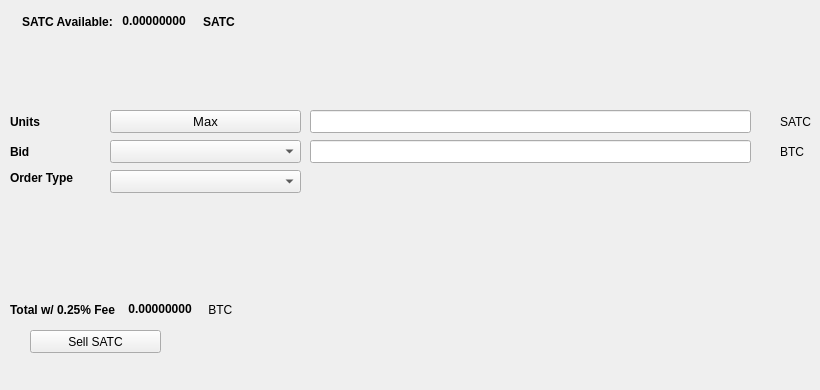
   <widget class="QWidget" name="SellTab">
    <attribute name="title">
     <string>Sell</string>
    </attribute>
    <widget class="QLabel" name="label_16">
     <property name="geometry">
      <rect>
       <x>780</x>
       <y>140</y>
       <width>31</width>
       <height>23</height>
      </rect>
     </property>
     <property name="text">
      <string>BTC</string>
     </property>
    </widget>
    <widget class="QComboBox" name="SellBidcomboBox">
     <property name="geometry">
      <rect>
       <x>110</x>
       <y>140</y>
       <width>191</width>
       <height>23</height>
      </rect>
     </property>
     <property name="font">
      <font>
       <pointsize>10</pointsize>
      </font>
     </property>
    </widget>
    <widget class="QLabel" name="label_18">
     <property name="geometry">
      <rect>
       <x>10</x>
       <y>110</y>
       <width>46</width>
       <height>23</height>
      </rect>
     </property>
     <property name="font">
      <font>
       <weight>75</weight>
       <bold>true</bold>
      </font>
     </property>
     <property name="text">
      <string>Units</string>
     </property>
    </widget>
    <widget class="QPushButton" name="Sell_Max_Amount">
     <property name="geometry">
      <rect>
       <x>110</x>
       <y>110</y>
       <width>191</width>
       <height>23</height>
      </rect>
     </property>
     <property name="font">
      <font>
       <pointsize>10</pointsize>
      </font>
     </property>
     <property name="text">
      <string>Max</string>
     </property>
    </widget>
    <widget class="QLabel" name="label_20">
     <property name="geometry">
      <rect>
       <x>10</x>
       <y>170</y>
       <width>91</width>
       <height>16</height>
      </rect>
     </property>
     <property name="font">
      <font>
       <weight>75</weight>
       <bold>true</bold>
      </font>
     </property>
     <property name="text">
      <string>Order Type</string>
     </property>
    </widget>
    <widget class="QComboBox" name="SellOrdertypeCombo">
     <property name="geometry">
      <rect>
       <x>110</x>
       <y>170</y>
       <width>191</width>
       <height>23</height>
      </rect>
     </property>
     <property name="font">
      <font>
       <pointsize>10</pointsize>
      </font>
     </property>
    </widget>
    <widget class="QLabel" name="label_21">
     <property name="geometry">
      <rect>
       <x>10</x>
       <y>140</y>
       <width>46</width>
       <height>23</height>
      </rect>
     </property>
     <property name="font">
      <font>
       <weight>75</weight>
       <bold>true</bold>
      </font>
     </property>
     <property name="text">
      <string>Bid</string>
     </property>
    </widget>
    <widget class="QLabel" name="label_22">
     <property name="geometry">
      <rect>
       <x>780</x>
       <y>110</y>
       <width>31</width>
       <height>23</height>
      </rect>
     </property>
     <property name="text">
      <string>SATC</string>
     </property>
    </widget>
    <widget class="QLineEdit" name="UnitsInputSATC">
     <property name="geometry">
      <rect>
       <x>310</x>
       <y>110</y>
       <width>441</width>
       <height>23</height>
      </rect>
     </property>
     <property name="font">
      <font>
       <pointsize>9</pointsize>
       <weight>75</weight>
       <bold>true</bold>
      </font>
     </property>
    </widget>
    <widget class="QLineEdit" name="SellBidPriceEdit">
     <property name="geometry">
      <rect>
       <x>310</x>
       <y>140</y>
       <width>441</width>
       <height>23</height>
      </rect>
     </property>
     <property name="font">
      <font>
       <pointsize>9</pointsize>
       <weight>75</weight>
       <bold>true</bold>
      </font>
     </property>
    </widget>
    <widget class="QPushButton" name="SellSATCBTN">
     <property name="geometry">
      <rect>
       <x>30</x>
       <y>330</y>
       <width>131</width>
       <height>23</height>
      </rect>
     </property>
     <property name="text">
      <string>Sell SATC</string>
     </property>
     <property name="icon">
      <iconset resource="../satc">
       <normaloff>:/icons/bitcoin</normaloff>:/icons/bitcoin</iconset>
     </property>
    </widget>
    <widget class="QWidget" name="layoutWidget3">
     <property name="geometry">
      <rect>
       <x>22</x>
       <y>12</y>
       <width>258</width>
       <height>19</height>
      </rect>
     </property>
     <layout class="QHBoxLayout" name="horizontalLayout">
      <item>
       <widget class="QLabel" name="label232_2">
        <property name="font">
         <font>
          <weight>75</weight>
          <bold>true</bold>
         </font>
        </property>
        <property name="text">
         <string>SATC Available:</string>
        </property>
       </widget>
      </item>
      <item>
       <widget class="QLabel" name="SATCAvailableLabel">
        <property name="palette">
         <palette>
          <active>
           <colorrole role="WindowText">
            <brush brushstyle="SolidPattern">
             <color alpha="255">
              <red>0</red>
              <green>0</green>
              <blue>0</blue>
             </color>
            </brush>
           </colorrole>
           <colorrole role="Button">
            <brush brushstyle="SolidPattern">
             <color alpha="255">
              <red>0</red>
              <green>170</green>
              <blue>0</blue>
             </color>
            </brush>
           </colorrole>
           <colorrole role="Light">
            <brush brushstyle="SolidPattern">
             <color alpha="255">
              <red>0</red>
              <green>255</green>
              <blue>0</blue>
             </color>
            </brush>
           </colorrole>
           <colorrole role="Midlight">
            <brush brushstyle="SolidPattern">
             <color alpha="255">
              <red>0</red>
              <green>212</green>
              <blue>0</blue>
             </color>
            </brush>
           </colorrole>
           <colorrole role="Dark">
            <brush brushstyle="SolidPattern">
             <color alpha="255">
              <red>0</red>
              <green>85</green>
              <blue>0</blue>
             </color>
            </brush>
           </colorrole>
           <colorrole role="Mid">
            <brush brushstyle="SolidPattern">
             <color alpha="255">
              <red>0</red>
              <green>113</green>
              <blue>0</blue>
             </color>
            </brush>
           </colorrole>
           <colorrole role="Text">
            <brush brushstyle="SolidPattern">
             <color alpha="255">
              <red>0</red>
              <green>170</green>
              <blue>0</blue>
             </color>
            </brush>
           </colorrole>
           <colorrole role="BrightText">
            <brush brushstyle="SolidPattern">
             <color alpha="255">
              <red>255</red>
              <green>255</green>
              <blue>255</blue>
             </color>
            </brush>
           </colorrole>
           <colorrole role="ButtonText">
            <brush brushstyle="SolidPattern">
             <color alpha="255">
              <red>0</red>
              <green>0</green>
              <blue>0</blue>
             </color>
            </brush>
           </colorrole>
           <colorrole role="Base">
            <brush brushstyle="SolidPattern">
             <color alpha="255">
              <red>255</red>
              <green>255</green>
              <blue>255</blue>
             </color>
            </brush>
           </colorrole>
           <colorrole role="Window">
            <brush brushstyle="SolidPattern">
             <color alpha="255">
              <red>0</red>
              <green>170</green>
              <blue>0</blue>
             </color>
            </brush>
           </colorrole>
           <colorrole role="Shadow">
            <brush brushstyle="SolidPattern">
             <color alpha="255">
              <red>0</red>
              <green>0</green>
              <blue>0</blue>
             </color>
            </brush>
           </colorrole>
           <colorrole role="AlternateBase">
            <brush brushstyle="SolidPattern">
             <color alpha="255">
              <red>127</red>
              <green>212</green>
              <blue>127</blue>
             </color>
            </brush>
           </colorrole>
           <colorrole role="ToolTipBase">
            <brush brushstyle="SolidPattern">
             <color alpha="255">
              <red>255</red>
              <green>255</green>
              <blue>220</blue>
             </color>
            </brush>
           </colorrole>
           <colorrole role="ToolTipText">
            <brush brushstyle="SolidPattern">
             <color alpha="255">
              <red>0</red>
              <green>0</green>
              <blue>0</blue>
             </color>
            </brush>
           </colorrole>
          </active>
          <inactive>
           <colorrole role="WindowText">
            <brush brushstyle="SolidPattern">
             <color alpha="255">
              <red>0</red>
              <green>0</green>
              <blue>0</blue>
             </color>
            </brush>
           </colorrole>
           <colorrole role="Button">
            <brush brushstyle="SolidPattern">
             <color alpha="255">
              <red>0</red>
              <green>170</green>
              <blue>0</blue>
             </color>
            </brush>
           </colorrole>
           <colorrole role="Light">
            <brush brushstyle="SolidPattern">
             <color alpha="255">
              <red>0</red>
              <green>255</green>
              <blue>0</blue>
             </color>
            </brush>
           </colorrole>
           <colorrole role="Midlight">
            <brush brushstyle="SolidPattern">
             <color alpha="255">
              <red>0</red>
              <green>212</green>
              <blue>0</blue>
             </color>
            </brush>
           </colorrole>
           <colorrole role="Dark">
            <brush brushstyle="SolidPattern">
             <color alpha="255">
              <red>0</red>
              <green>85</green>
              <blue>0</blue>
             </color>
            </brush>
           </colorrole>
           <colorrole role="Mid">
            <brush brushstyle="SolidPattern">
             <color alpha="255">
              <red>0</red>
              <green>113</green>
              <blue>0</blue>
             </color>
            </brush>
           </colorrole>
           <colorrole role="Text">
            <brush brushstyle="SolidPattern">
             <color alpha="255">
              <red>0</red>
              <green>170</green>
              <blue>0</blue>
             </color>
            </brush>
           </colorrole>
           <colorrole role="BrightText">
            <brush brushstyle="SolidPattern">
             <color alpha="255">
              <red>255</red>
              <green>255</green>
              <blue>255</blue>
             </color>
            </brush>
           </colorrole>
           <colorrole role="ButtonText">
            <brush brushstyle="SolidPattern">
             <color alpha="255">
              <red>0</red>
              <green>0</green>
              <blue>0</blue>
             </color>
            </brush>
           </colorrole>
           <colorrole role="Base">
            <brush brushstyle="SolidPattern">
             <color alpha="255">
              <red>255</red>
              <green>255</green>
              <blue>255</blue>
             </color>
            </brush>
           </colorrole>
           <colorrole role="Window">
            <brush brushstyle="SolidPattern">
             <color alpha="255">
              <red>0</red>
              <green>170</green>
              <blue>0</blue>
             </color>
            </brush>
           </colorrole>
           <colorrole role="Shadow">
            <brush brushstyle="SolidPattern">
             <color alpha="255">
              <red>0</red>
              <green>0</green>
              <blue>0</blue>
             </color>
            </brush>
           </colorrole>
           <colorrole role="AlternateBase">
            <brush brushstyle="SolidPattern">
             <color alpha="255">
              <red>127</red>
              <green>212</green>
              <blue>127</blue>
             </color>
            </brush>
           </colorrole>
           <colorrole role="ToolTipBase">
            <brush brushstyle="SolidPattern">
             <color alpha="255">
              <red>255</red>
              <green>255</green>
              <blue>220</blue>
             </color>
            </brush>
           </colorrole>
           <colorrole role="ToolTipText">
            <brush brushstyle="SolidPattern">
             <color alpha="255">
              <red>0</red>
              <green>0</green>
              <blue>0</blue>
             </color>
            </brush>
           </colorrole>
          </inactive>
          <disabled>
           <colorrole role="WindowText">
            <brush brushstyle="SolidPattern">
             <color alpha="255">
              <red>0</red>
              <green>85</green>
              <blue>0</blue>
             </color>
            </brush>
           </colorrole>
           <colorrole role="Button">
            <brush brushstyle="SolidPattern">
             <color alpha="255">
              <red>0</red>
              <green>170</green>
              <blue>0</blue>
             </color>
            </brush>
           </colorrole>
           <colorrole role="Light">
            <brush brushstyle="SolidPattern">
             <color alpha="255">
              <red>0</red>
              <green>255</green>
              <blue>0</blue>
             </color>
            </brush>
           </colorrole>
           <colorrole role="Midlight">
            <brush brushstyle="SolidPattern">
             <color alpha="255">
              <red>0</red>
              <green>212</green>
              <blue>0</blue>
             </color>
            </brush>
           </colorrole>
           <colorrole role="Dark">
            <brush brushstyle="SolidPattern">
             <color alpha="255">
              <red>0</red>
              <green>85</green>
              <blue>0</blue>
             </color>
            </brush>
           </colorrole>
           <colorrole role="Mid">
            <brush brushstyle="SolidPattern">
             <color alpha="255">
              <red>0</red>
              <green>113</green>
              <blue>0</blue>
             </color>
            </brush>
           </colorrole>
           <colorrole role="Text">
            <brush brushstyle="SolidPattern">
             <color alpha="255">
              <red>0</red>
              <green>85</green>
              <blue>0</blue>
             </color>
            </brush>
           </colorrole>
           <colorrole role="BrightText">
            <brush brushstyle="SolidPattern">
             <color alpha="255">
              <red>255</red>
              <green>255</green>
              <blue>255</blue>
             </color>
            </brush>
           </colorrole>
           <colorrole role="ButtonText">
            <brush brushstyle="SolidPattern">
             <color alpha="255">
              <red>0</red>
              <green>85</green>
              <blue>0</blue>
             </color>
            </brush>
           </colorrole>
           <colorrole role="Base">
            <brush brushstyle="SolidPattern">
             <color alpha="255">
              <red>0</red>
              <green>170</green>
              <blue>0</blue>
             </color>
            </brush>
           </colorrole>
           <colorrole role="Window">
            <brush brushstyle="SolidPattern">
             <color alpha="255">
              <red>0</red>
              <green>170</green>
              <blue>0</blue>
             </color>
            </brush>
           </colorrole>
           <colorrole role="Shadow">
            <brush brushstyle="SolidPattern">
             <color alpha="255">
              <red>0</red>
              <green>0</green>
              <blue>0</blue>
             </color>
            </brush>
           </colorrole>
           <colorrole role="AlternateBase">
            <brush brushstyle="SolidPattern">
             <color alpha="255">
              <red>0</red>
              <green>170</green>
              <blue>0</blue>
             </color>
            </brush>
           </colorrole>
           <colorrole role="ToolTipBase">
            <brush brushstyle="SolidPattern">
             <color alpha="255">
              <red>255</red>
              <green>255</green>
              <blue>220</blue>
             </color>
            </brush>
           </colorrole>
           <colorrole role="ToolTipText">
            <brush brushstyle="SolidPattern">
             <color alpha="255">
              <red>0</red>
              <green>0</green>
              <blue>0</blue>
             </color>
            </brush>
           </colorrole>
          </disabled>
         </palette>
        </property>
        <property name="font">
         <font>
          <weight>75</weight>
          <bold>true</bold>
         </font>
        </property>
        <property name="text">
         <string> 0.00000000 </string>
        </property>
        <property name="textInteractionFlags">
         <set>Qt::LinksAccessibleByMouse|Qt::TextSelectableByKeyboard|Qt::TextSelectableByMouse</set>
        </property>
       </widget>
      </item>
      <item>
       <widget class="QLabel" name="labelSATC">
        <property name="font">
         <font>
          <weight>75</weight>
          <bold>true</bold>
         </font>
        </property>
        <property name="text">
         <string>SATC</string>
        </property>
       </widget>
      </item>
     </layout>
    </widget>
    <widget class="QWidget" name="layoutWidget">
     <property name="geometry">
      <rect>
       <x>10</x>
       <y>300</y>
       <width>268</width>
       <height>19</height>
      </rect>
     </property>
     <layout class="QHBoxLayout" name="horizontalLayout_2">
      <item>
       <widget class="QLabel" name="label_19">
        <property name="font">
         <font>
          <weight>75</weight>
          <bold>true</bold>
         </font>
        </property>
        <property name="text">
         <string>Total w/ 0.25% Fee </string>
        </property>
       </widget>
      </item>
      <item>
       <widget class="QLabel" name="SellCostLabel">
        <property name="palette">
         <palette>
          <active>
           <colorrole role="WindowText">
            <brush brushstyle="SolidPattern">
             <color alpha="255">
              <red>0</red>
              <green>0</green>
              <blue>0</blue>
             </color>
            </brush>
           </colorrole>
           <colorrole role="Button">
            <brush brushstyle="SolidPattern">
             <color alpha="255">
              <red>0</red>
              <green>170</green>
              <blue>0</blue>
             </color>
            </brush>
           </colorrole>
           <colorrole role="Light">
            <brush brushstyle="SolidPattern">
             <color alpha="255">
              <red>0</red>
              <green>255</green>
              <blue>0</blue>
             </color>
            </brush>
           </colorrole>
           <colorrole role="Midlight">
            <brush brushstyle="SolidPattern">
             <color alpha="255">
              <red>0</red>
              <green>212</green>
              <blue>0</blue>
             </color>
            </brush>
           </colorrole>
           <colorrole role="Dark">
            <brush brushstyle="SolidPattern">
             <color alpha="255">
              <red>0</red>
              <green>85</green>
              <blue>0</blue>
             </color>
            </brush>
           </colorrole>
           <colorrole role="Mid">
            <brush brushstyle="SolidPattern">
             <color alpha="255">
              <red>0</red>
              <green>113</green>
              <blue>0</blue>
             </color>
            </brush>
           </colorrole>
           <colorrole role="Text">
            <brush brushstyle="SolidPattern">
             <color alpha="255">
              <red>0</red>
              <green>170</green>
              <blue>0</blue>
             </color>
            </brush>
           </colorrole>
           <colorrole role="BrightText">
            <brush brushstyle="SolidPattern">
             <color alpha="255">
              <red>255</red>
              <green>255</green>
              <blue>255</blue>
             </color>
            </brush>
           </colorrole>
           <colorrole role="ButtonText">
            <brush brushstyle="SolidPattern">
             <color alpha="255">
              <red>0</red>
              <green>0</green>
              <blue>0</blue>
             </color>
            </brush>
           </colorrole>
           <colorrole role="Base">
            <brush brushstyle="SolidPattern">
             <color alpha="255">
              <red>255</red>
              <green>255</green>
              <blue>255</blue>
             </color>
            </brush>
           </colorrole>
           <colorrole role="Window">
            <brush brushstyle="SolidPattern">
             <color alpha="255">
              <red>0</red>
              <green>170</green>
              <blue>0</blue>
             </color>
            </brush>
           </colorrole>
           <colorrole role="Shadow">
            <brush brushstyle="SolidPattern">
             <color alpha="255">
              <red>0</red>
              <green>0</green>
              <blue>0</blue>
             </color>
            </brush>
           </colorrole>
           <colorrole role="AlternateBase">
            <brush brushstyle="SolidPattern">
             <color alpha="255">
              <red>127</red>
              <green>212</green>
              <blue>127</blue>
             </color>
            </brush>
           </colorrole>
           <colorrole role="ToolTipBase">
            <brush brushstyle="SolidPattern">
             <color alpha="255">
              <red>255</red>
              <green>255</green>
              <blue>220</blue>
             </color>
            </brush>
           </colorrole>
           <colorrole role="ToolTipText">
            <brush brushstyle="SolidPattern">
             <color alpha="255">
              <red>0</red>
              <green>0</green>
              <blue>0</blue>
             </color>
            </brush>
           </colorrole>
          </active>
          <inactive>
           <colorrole role="WindowText">
            <brush brushstyle="SolidPattern">
             <color alpha="255">
              <red>0</red>
              <green>0</green>
              <blue>0</blue>
             </color>
            </brush>
           </colorrole>
           <colorrole role="Button">
            <brush brushstyle="SolidPattern">
             <color alpha="255">
              <red>0</red>
              <green>170</green>
              <blue>0</blue>
             </color>
            </brush>
           </colorrole>
           <colorrole role="Light">
            <brush brushstyle="SolidPattern">
             <color alpha="255">
              <red>0</red>
              <green>255</green>
              <blue>0</blue>
             </color>
            </brush>
           </colorrole>
           <colorrole role="Midlight">
            <brush brushstyle="SolidPattern">
             <color alpha="255">
              <red>0</red>
              <green>212</green>
              <blue>0</blue>
             </color>
            </brush>
           </colorrole>
           <colorrole role="Dark">
            <brush brushstyle="SolidPattern">
             <color alpha="255">
              <red>0</red>
              <green>85</green>
              <blue>0</blue>
             </color>
            </brush>
           </colorrole>
           <colorrole role="Mid">
            <brush brushstyle="SolidPattern">
             <color alpha="255">
              <red>0</red>
              <green>113</green>
              <blue>0</blue>
             </color>
            </brush>
           </colorrole>
           <colorrole role="Text">
            <brush brushstyle="SolidPattern">
             <color alpha="255">
              <red>0</red>
              <green>170</green>
              <blue>0</blue>
             </color>
            </brush>
           </colorrole>
           <colorrole role="BrightText">
            <brush brushstyle="SolidPattern">
             <color alpha="255">
              <red>255</red>
              <green>255</green>
              <blue>255</blue>
             </color>
            </brush>
           </colorrole>
           <colorrole role="ButtonText">
            <brush brushstyle="SolidPattern">
             <color alpha="255">
              <red>0</red>
              <green>0</green>
              <blue>0</blue>
             </color>
            </brush>
           </colorrole>
           <colorrole role="Base">
            <brush brushstyle="SolidPattern">
             <color alpha="255">
              <red>255</red>
              <green>255</green>
              <blue>255</blue>
             </color>
            </brush>
           </colorrole>
           <colorrole role="Window">
            <brush brushstyle="SolidPattern">
             <color alpha="255">
              <red>0</red>
              <green>170</green>
              <blue>0</blue>
             </color>
            </brush>
           </colorrole>
           <colorrole role="Shadow">
            <brush brushstyle="SolidPattern">
             <color alpha="255">
              <red>0</red>
              <green>0</green>
              <blue>0</blue>
             </color>
            </brush>
           </colorrole>
           <colorrole role="AlternateBase">
            <brush brushstyle="SolidPattern">
             <color alpha="255">
              <red>127</red>
              <green>212</green>
              <blue>127</blue>
             </color>
            </brush>
           </colorrole>
           <colorrole role="ToolTipBase">
            <brush brushstyle="SolidPattern">
             <color alpha="255">
              <red>255</red>
              <green>255</green>
              <blue>220</blue>
             </color>
            </brush>
           </colorrole>
           <colorrole role="ToolTipText">
            <brush brushstyle="SolidPattern">
             <color alpha="255">
              <red>0</red>
              <green>0</green>
              <blue>0</blue>
             </color>
            </brush>
           </colorrole>
          </inactive>
          <disabled>
           <colorrole role="WindowText">
            <brush brushstyle="SolidPattern">
             <color alpha="255">
              <red>0</red>
              <green>85</green>
              <blue>0</blue>
             </color>
            </brush>
           </colorrole>
           <colorrole role="Button">
            <brush brushstyle="SolidPattern">
             <color alpha="255">
              <red>0</red>
              <green>170</green>
              <blue>0</blue>
             </color>
            </brush>
           </colorrole>
           <colorrole role="Light">
            <brush brushstyle="SolidPattern">
             <color alpha="255">
              <red>0</red>
              <green>255</green>
              <blue>0</blue>
             </color>
            </brush>
           </colorrole>
           <colorrole role="Midlight">
            <brush brushstyle="SolidPattern">
             <color alpha="255">
              <red>0</red>
              <green>212</green>
              <blue>0</blue>
             </color>
            </brush>
           </colorrole>
           <colorrole role="Dark">
            <brush brushstyle="SolidPattern">
             <color alpha="255">
              <red>0</red>
              <green>85</green>
              <blue>0</blue>
             </color>
            </brush>
           </colorrole>
           <colorrole role="Mid">
            <brush brushstyle="SolidPattern">
             <color alpha="255">
              <red>0</red>
              <green>113</green>
              <blue>0</blue>
             </color>
            </brush>
           </colorrole>
           <colorrole role="Text">
            <brush brushstyle="SolidPattern">
             <color alpha="255">
              <red>0</red>
              <green>85</green>
              <blue>0</blue>
             </color>
            </brush>
           </colorrole>
           <colorrole role="BrightText">
            <brush brushstyle="SolidPattern">
             <color alpha="255">
              <red>255</red>
              <green>255</green>
              <blue>255</blue>
             </color>
            </brush>
           </colorrole>
           <colorrole role="ButtonText">
            <brush brushstyle="SolidPattern">
             <color alpha="255">
              <red>0</red>
              <green>85</green>
              <blue>0</blue>
             </color>
            </brush>
           </colorrole>
           <colorrole role="Base">
            <brush brushstyle="SolidPattern">
             <color alpha="255">
              <red>0</red>
              <green>170</green>
              <blue>0</blue>
             </color>
            </brush>
           </colorrole>
           <colorrole role="Window">
            <brush brushstyle="SolidPattern">
             <color alpha="255">
              <red>0</red>
              <green>170</green>
              <blue>0</blue>
             </color>
            </brush>
           </colorrole>
           <colorrole role="Shadow">
            <brush brushstyle="SolidPattern">
             <color alpha="255">
              <red>0</red>
              <green>0</green>
              <blue>0</blue>
             </color>
            </brush>
           </colorrole>
           <colorrole role="AlternateBase">
            <brush brushstyle="SolidPattern">
             <color alpha="255">
              <red>0</red>
              <green>170</green>
              <blue>0</blue>
             </color>
            </brush>
           </colorrole>
           <colorrole role="ToolTipBase">
            <brush brushstyle="SolidPattern">
             <color alpha="255">
              <red>255</red>
              <green>255</green>
              <blue>220</blue>
             </color>
            </brush>
           </colorrole>
           <colorrole role="ToolTipText">
            <brush brushstyle="SolidPattern">
             <color alpha="255">
              <red>0</red>
              <green>0</green>
              <blue>0</blue>
             </color>
            </brush>
           </colorrole>
          </disabled>
         </palette>
        </property>
        <property name="font">
         <font>
          <weight>75</weight>
          <bold>true</bold>
         </font>
        </property>
        <property name="autoFillBackground">
         <bool>false</bool>
        </property>
        <property name="text">
         <string> 0.00000000</string>
        </property>
        <property name="textInteractionFlags">
         <set>Qt::LinksAccessibleByMouse|Qt::TextSelectableByMouse</set>
        </property>
       </widget>
      </item>
      <item>
       <widget class="QLabel" name="label_17">
        <property name="font">
         <font>
          <weight>50</weight>
          <bold>false</bold>
         </font>
        </property>
        <property name="text">
         <string> BTC</string>
        </property>
       </widget>
      </item>
     </layout>
    </widget>
    <widget class="QLabel" name="label_23">
     <property name="geometry">
      <rect>
       <x>460</x>
       <y>300</y>
       <width>281</width>
       <height>81</height>
      </rect>
     </property>
     <property name="text">
      <string/>
     </property>
     <property name="pixmap">
      <pixmap>:/images/bittrex</pixmap>
     </property>
    </widget>
   </widget>
